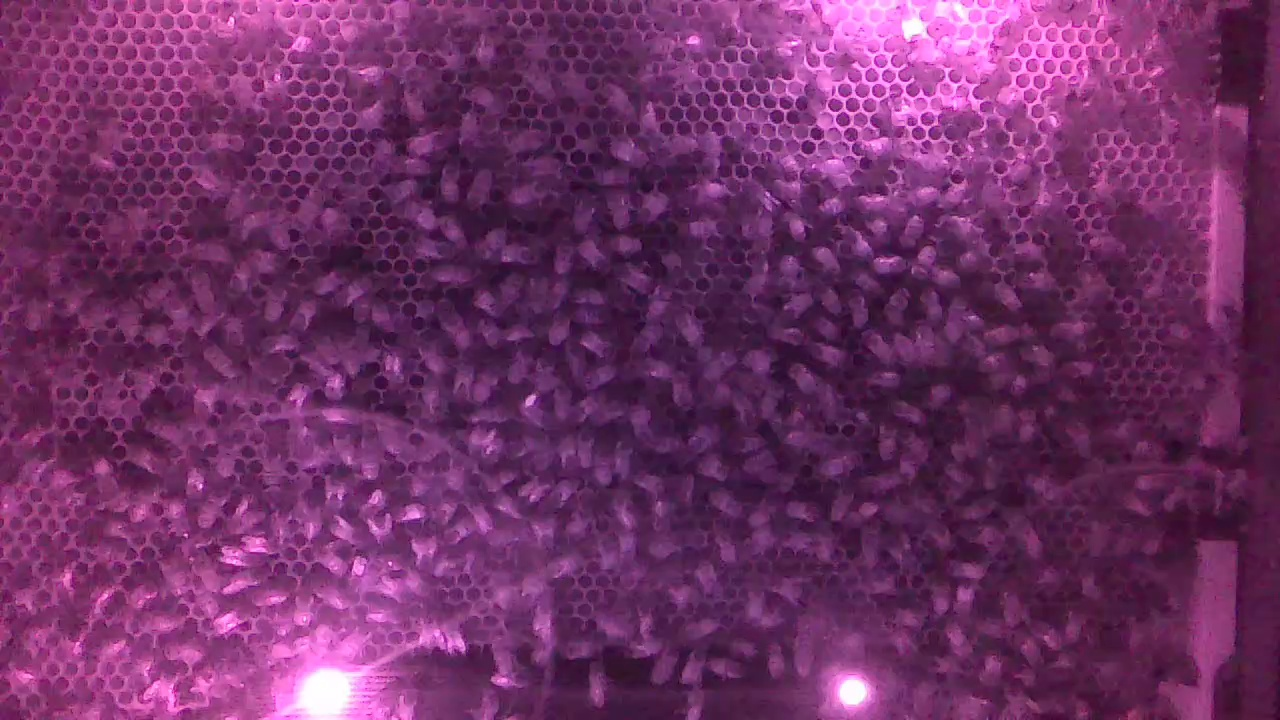
#> input picture Programmes/YOLOv10/Dataset/ImageUpgrader/orginalimage.jpg, 1280 x 720 px
$ jupyter execute ImageUpgrader.ipynb   (shell and % lines are left out)
#> lines starting #> are read from the running program, lines starting #| are printed output that depends on the picture
## Image upgrader pipeline and program

I tried to use original images coming from the GDH but my trained model didn't succeed to recognize those. Thus I chose to try an implementation of an image upgrader.
Under, the original image:

#### 1- Contrast and brightness

[cell 1]
import cv2
import numpy as np
import os
import random

[cell 2]
image = cv2.imread('orginalimage.jpg')
#> image is the input picture: shape (720, 1280, 3); mean B, G, R 101.9, 48.7, 112.6

[cell 3]
brightness = -200 #-150
contrast = 3.3    # 3.5

image2 = cv2.addWeighted(image, contrast, np.zeros(image.shape, image.dtype), 0, brightness)
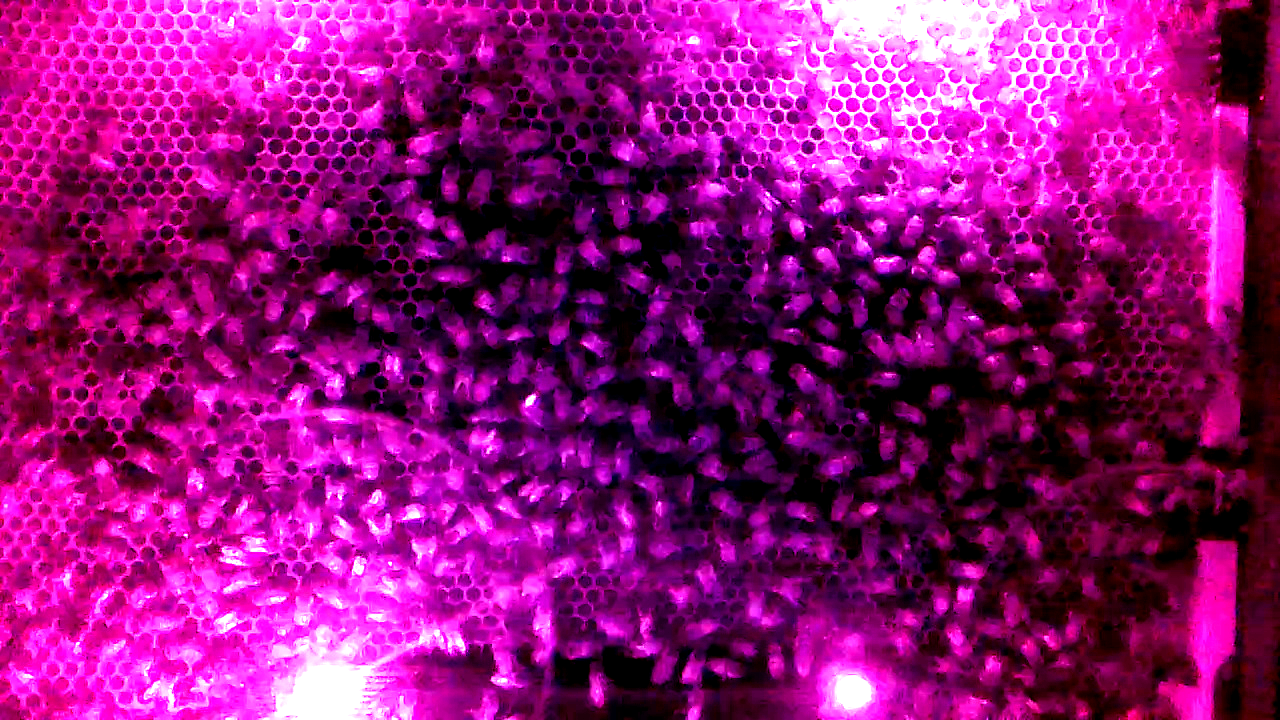
#> image2: shape (720, 1280, 3); mean B, G, R 118.4, 17.7, 141.7

#Save the image
cv2.imwrite('modified_image1.jpg', image2)
#> Out = True

#### 2- Sharpening

[cell 4]
# Create the sharpening kernel
kernel = np.array([[0, -1, 0], [-1, 5, -1], [0, -1, 0]])

# Sharpen the image
image3 = cv2.filter2D(image2, -1, kernel)

#Save the image
cv2.imwrite('modified_image2.jpg', image3)
#> Out = True

#### 3- Inverse transform

[cell 5]
image4 = 255 - image3
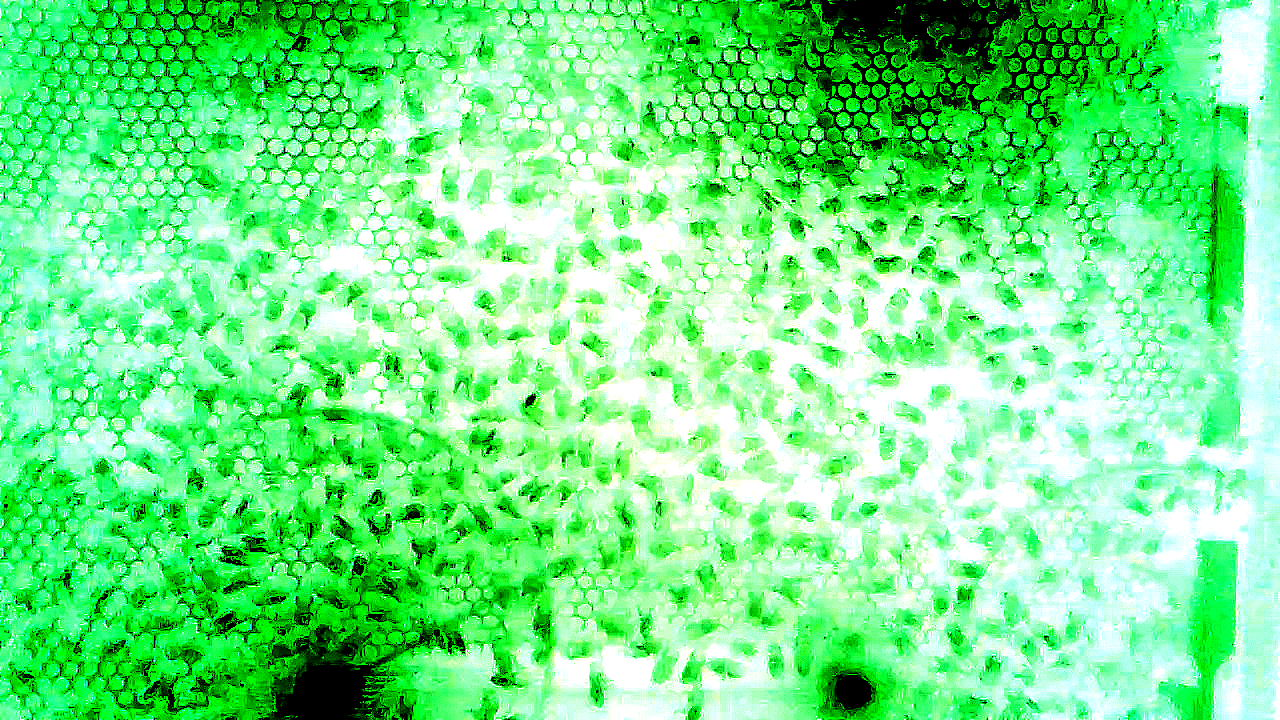
#> image4: shape (720, 1280, 3); mean B, G, R 137.5, 235.1, 114.6

#Save the image
cv2.imwrite('modified_image3.jpg', image4)
#> Out = True

### 4- Générateur complet

[cell 6]
#%cd ..
#%cd FrameExtractor/frames/Record_2022-6-28_13-9-17_csi0.mp4

[cell 7]
dossier = "FrameExtractor/frames/Record_2022-6-28_13-9-17_csi0.mp4"
nombre_images = 100
images_choisies = []

fichiers_images = [image for image in os.listdir(dossier) if image.lower().endswith('.jpg')]
#> fichiers_images = ['0000000360.jpg']

images_choisies = random.sample(fichiers_images, k=min(nombre_images, len(fichiers_images)))
#> images_choisies = ['0000000360.jpg']

images_choisies = [img for img in images_choisies]

print(images_choisies)
#| ['0000000360.jpg']

[cell 8]
for content in images_choisies:
    image_name = content
#> image_name = '0000000360.jpg'
    #print(content)
    image = cv2.imread(f'{dossier}/{content}')
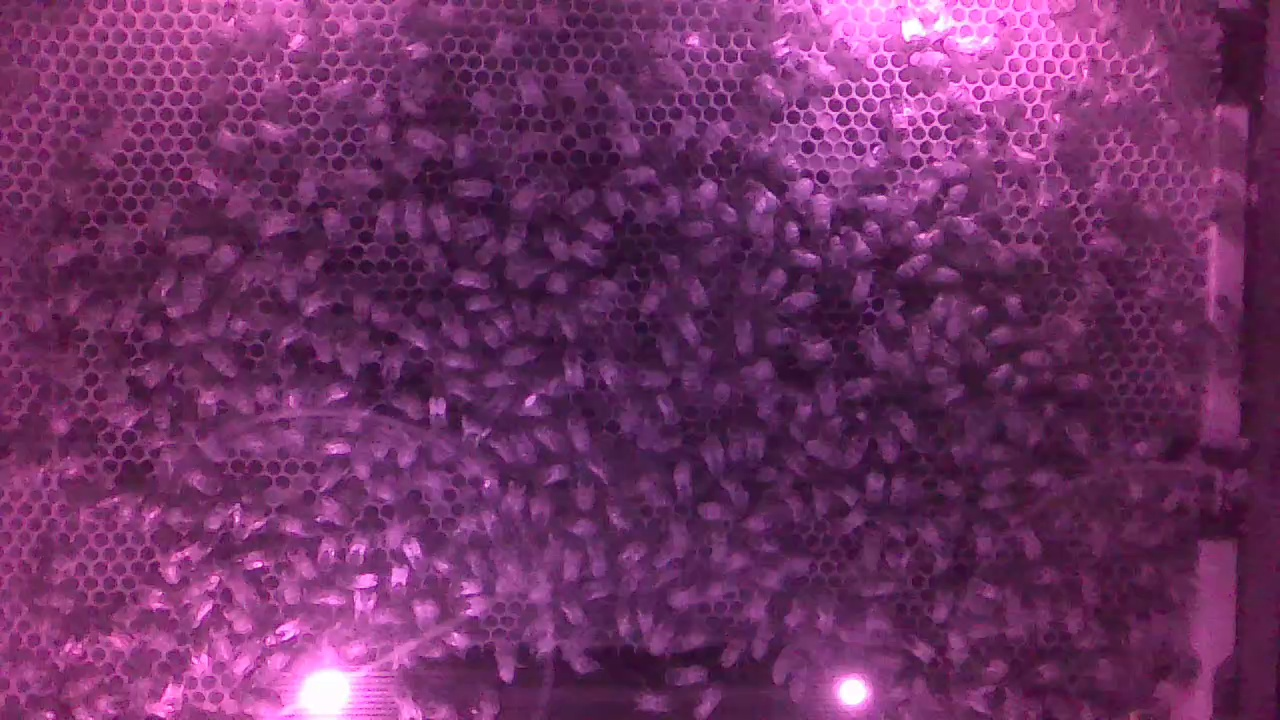
#> input picture Programmes/YOLOv10/Dataset/FrameExtractor/frames/Record_2022-6-28_13-9-17_csi0.mp4/0000000360.jpg, 1280 x 720 px, found by its file name
#> image is the input picture: shape (720, 1280, 3); mean B, G, R 102, 48.8, 112.5

    brightness = -200 #-150
    contrast = 3.3    # 3.5

    image2 = cv2.addWeighted(image, contrast, np.zeros(image.shape, image.dtype), 0, brightness)

    # Create the sharpening kernel
    kernel = np.array([[0, -1, 0], [-1, 5, -1], [0, -1, 0]])

    # Sharpen the image
    image3 = cv2.filter2D(image2, -1, kernel)

    #Save the image
    cv2.imwrite(f'ImageUpgrader/ImagesExtraitesRetenues/Jeu2/up{image_name}', image3)

## Image filtering

[cell 9]
import PIL

[cell 10]
#%ls

[cell 11]
from PIL import Image

def red_filtrer(old_r, old_g, old_b):

    new_r = old_r    # On laisse le rouge
    new_g = old_g // 3    # On diminue le vert
    new_b = old_b // 3    # On diminue le bleu
    return (new_r, new_g, new_b)

def mallow_filtrer(old_r, old_g, old_b):

    new_r = old_r * 1.1
    new_g = old_g // 5
    new_b = old_b * 1.5

    #print(new_r, new_g, new_b)
    return (int(new_r), int(new_g), int(new_b))


def img_filter(nom_image):
#> called with nom_image = 'essaim-sur-cadre.jpg'
    img = Image.open(nom_image)
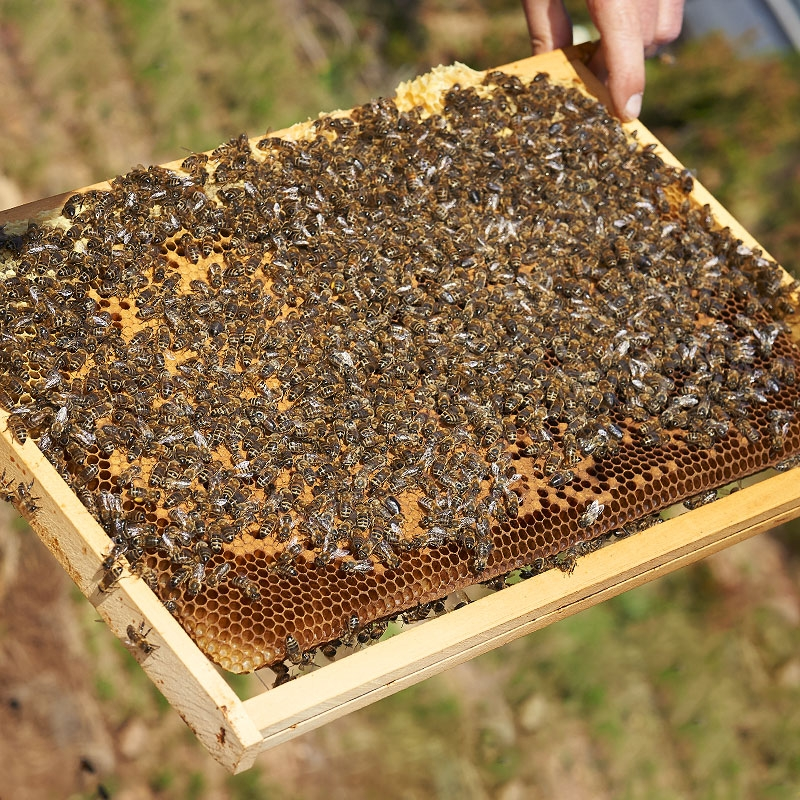
#> input picture Programmes/YOLOv10/Dataset/ImageUpgrader/essaim-sur-cadre.jpg, 800 x 800 px
#> img is the input picture: PIL image 800x800 RGB; mean R, G, B 141.5, 113.5, 74.5

    for y in range(img.height):
        for x in range(img.width):

            if len(img.getbands()) == 3:
                    r, g, b = img.getpixel( (x,y) )
                    r, g, b = mallow_filtrer(r, g, b)
                    img.putpixel( (x, y), (r,g,b) )

            elif len(img.getbands()) == 4:
                    r, g, b, a = img.getpixel( (x,y) )
                    r, g, b = mallow_filtrer(r, g, b)
                    img.putpixel( (x,y), (r,g,b,a))
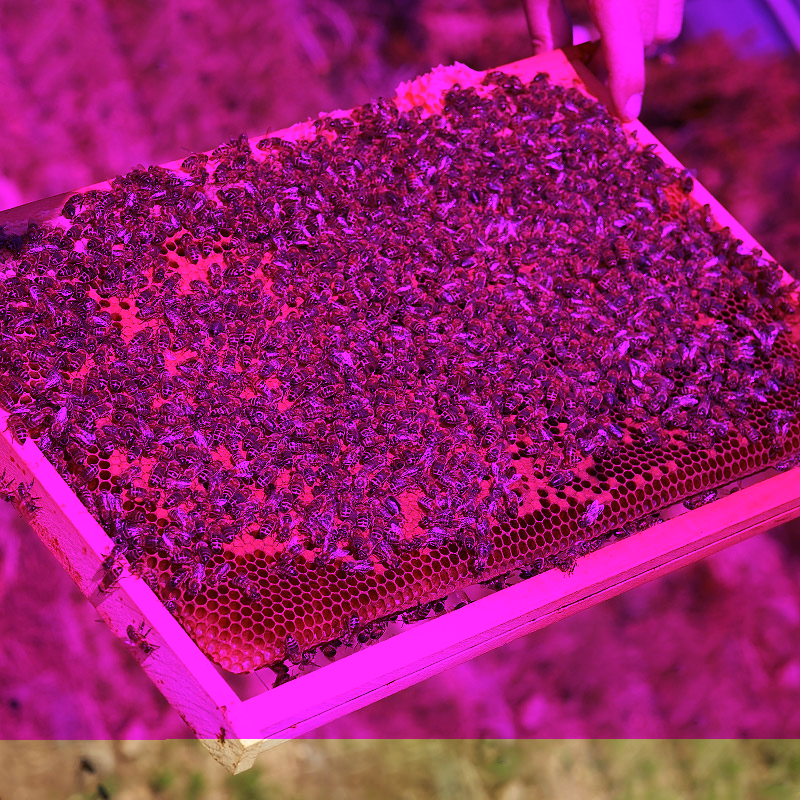
#> img: PIL image 800x800 RGB; mean R, G, B 152.5, 30.1, 106.7

    # img.show()
    img.save(f'FM_{nom_image}')
    #print(f'FM_{nom_image}')
    return


#img.close()
